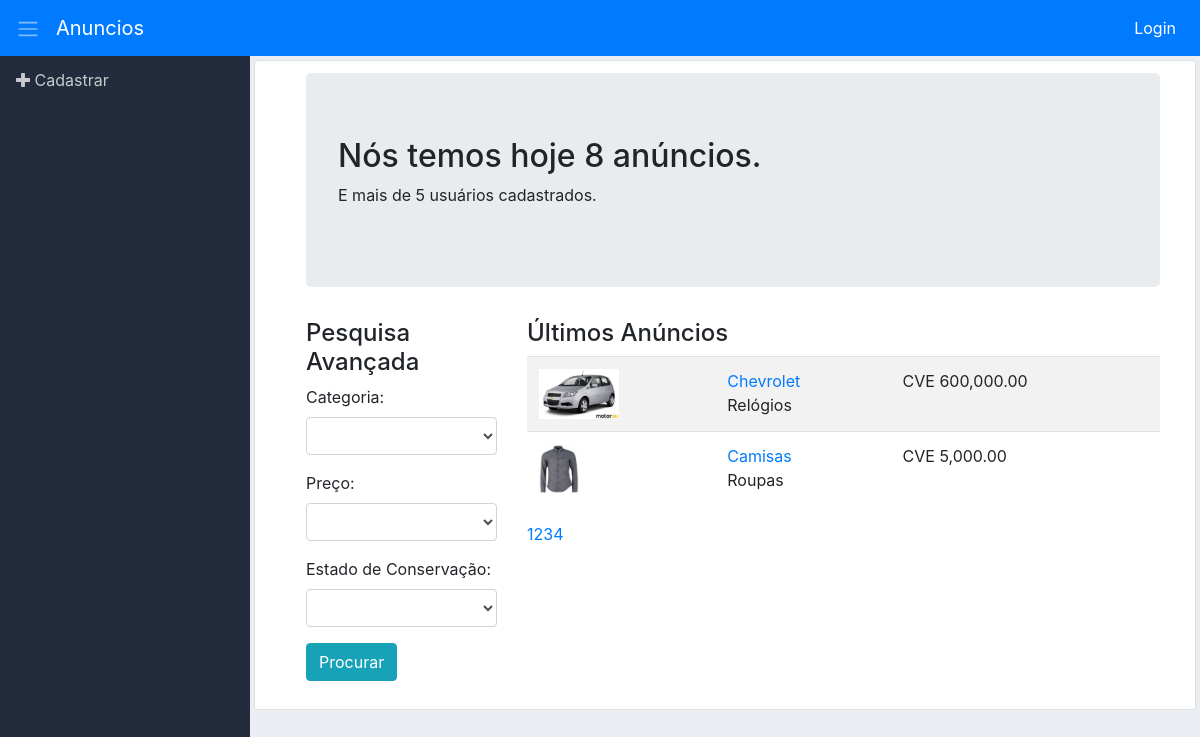
The page / on the database its author committed.
### tables this page shows
CREATE TABLE `anuncios` (
  `id` int(11) UNSIGNED NOT NULL,
  `id_usuario` int(11) NOT NULL,
  `id_categoria` int(11) NOT NULL,
  `titulo` varchar(100) DEFAULT NULL,
  `descricao` text DEFAULT NULL,
  `valor` float DEFAULT NULL,
  `estado` int(11) DEFAULT NULL
);

### classes/anuncios.class.php (called while the page is built, shortened)
<?php
class Anuncios {
	public function getTotalAnuncios($filtros) {
		global $pdo;
		$filtrostring = array('1=1');
		$sql = $pdo->prepare("SELECT COUNT(*) as c FROM anuncios WHERE ".implode(' AND ', $filtrostring));
		$sql->execute();
		$row = $sql->fetch();
		return $row['c'];
	}
	public function getUltimosAnuncios($page, $perPage, $filtros) {
		global $pdo;
		$offset = ($page - 1) * $perPage;
		$array = array();
		$filtrostring = array('1=1');
		$sql = $pdo->prepare("SELECT
			*,
			(select anuncios_imagens.url from anuncios_imagens where anuncios_imagens.id_anuncio = anuncios.id limit 1) as url,
			(select categorias.nome from categorias where categorias.id = anuncios.id_categoria) as categoria
			FROM anuncios WHERE ".implode(' AND ', $filtrostring)." ORDER BY id DESC LIMIT $offset, $perPage");
		$sql->execute();
		if($sql->rowCount() > 0) {
			$array = $sql->fetchAll();
		}
		return $array;
	}
}

### classes/usuarios.class.php (called while the page is built, shortened)
<?php
class Usuarios {
	public function getTotalUsuarios(){
		global $pdo;
		$sql = $pdo->query("SELECT COUNT(*) AS totalUsuarios FROM usuarios");
		$row = $sql->fetch();
		return $row['totalUsuarios'];
	}
}
?>

### classes/categorias.class.php (called while the page is built)
<?php
class Categorias {
	public function getLista() {
		$array = array();
		global $pdo;
		$sql = $pdo->query("SELECT * FROM categorias");
		if($sql->rowCount() > 0) {
			$array = $sql->fetchAll();
		}
		return $array;
	}
}
?>

### index.php (the view, shortened to what this page needs)
<?php require  'pages/header.php'?>
<?php require    'classes/usuarios.class.php';?>
        <div class="d-flex">
            <nav class="sidebar">
                <ul class="nav navbar-nav navbar-right">
                <?php if(isset($_SESSION['cLogin']) && !empty($_SESSION['cLogin'])): ?>
                    <li><a href="meus-anuncios.php"><i class="fas fa-newspaper"></i> Meus Anúncios</a></li>
                    <li><a href="sair.php"><i class="fas fa-sign-out-alt"></i> Sair</a></li>
                <?php else: ?>
                    <li><a href="cadastrar.php"><i class="fa fa-plus"></i> Cadastrar</a></li>
                <?php endif; ?>
            </ul>
            </nav>
            <div class="content p-1">
                <div class="list-group-item">
                    <div class="d-flex">
                        <div class="mr-auto p-2">
                    </div>
<?php
require 'classes/anuncios.class.php';
require 'classes/categorias.class.php';
$a = new Anuncios();
$u = new Usuarios();
$c = new Categorias();
$filtros = array(
    'categoria' => '',
    'preco' => '',
    'estado' => ''
);
$total_anuncios = $a->getTotalAnuncios($filtros);
$total_usuarios = $u->getTotalUsuarios();
$p = 1;
$por_pagina = 2;
$total_paginas = ceil($total_anuncios / $por_pagina);
$anuncios = $a->getUltimosAnuncios($p, $por_pagina, $filtros);
$categorias = $c->getLista();
?>
<div class="container-fluid">
    <div class="jumbotron">
        <h2>Nós temos hoje <?php echo $total_anuncios; ?> anúncios.</h2>
        <p>E mais de <?php echo $total_usuarios; ?> usuários cadastrados.</p>
    </div>
    <div class="row">
        <div class="col-sm-3">
            <h4>Pesquisa Avançada</h4>
            <form method="GET">
                <div class="form-group">
                    <label for="categoria">Categoria:</label>
                    <select id="categoria" name="filtros[categoria]" class="form-control">
                        <option></option>
                        <?php foreach($categorias as $cat): ?>
                        <option value="<?php echo $cat['id']; ?>" <?php echo ($cat['id']==$filtros['categoria'])?'selected="selected"':''; ?>><?php echo $cat['nome']; ?></option>
                        <?php endforeach; ?>
                    </select>
                </div>
                <div class="form-group">
                    <label for="preco">Preço:</label>
                    <select id="preco" name="filtros[preco]" class="form-control">
                        <option></option>
                        <option value="0-50" <?php echo ($filtros['preco']=='0-10000')?'selected="selected"':''; ?>>CVE 0 - 10000</option>
                    </select>
                </div>
                <div class="form-group">
                    <label for="estado">Estado de Conservação:</label>
                    <select id="estado" name="filtros[estado]" class="form-control">
                        <option></option>
                        <option value="0" <?php echo ($filtros['estado']=='0')?'selected="selected"':''; ?>>Novo</option>
                    </select>
                </div>
                <div class="form-group">
                    <input type="submit" class="btn btn-info" value="Procurar" />
                </div>
            </form>
        </div>
        <div class="col-sm-9">
            <h4>Últimos Anúncios</h4>
            <table class="table table-striped">
                <tbody>
                    <?php foreach($anuncios as $anuncio): ?>
                    <tr>
                        <td>
                            <?php if(!empty($anuncio['url'])): ?>
                            <img src="assets/images/anuncios/<?php echo $anuncio['url']; ?>" height="50" border="0" />
                            <?php else: ?>
                            <img src="assets/images/default.jpg" height="50" border="0" />
                            <?php endif; ?>
                        </td>
                        <td>
                            <a href="produto.php?id=<?php echo $anuncio['id']; ?>"><?php echo $anuncio['titulo']; ?></a><br/>
                            <?php echo $anuncio['categoria']; ?>
                        </td>
                        <td>CVE <?php echo number_format($anuncio['valor'], 2); ?></td>
                    </tr>
                    <?php endforeach; ?>
                </tbody>
            </table>
            <ul class="pagination">
                <?php for($q=1;$q<=$total_paginas;$q++): ?>
                <li class="<?php echo ($p==$q)?'active':''; ?>"><a href="index.php?p=<?php echo $q; ?>"><?php echo $q; ?></a></li>
                <?php endfor; ?>
            </ul>
        </div>
    </div>
</div>
</div>
</div>
</div>
<?php require 'pages/footer.php'; ?>

### assets/css/dashboard.css (style rules this page uses)
body { background-color: #eaeef3; }
.sidebar { background-color: #222c3c; min-width: 250px; max-width: 250px; min-height: calc(100vh - 56px); transition: all 0.3s; }
.sidebar ul li a { display: block; padding: 0.75rem 1rem; color: #c7cace; text-decoration: none; }
.content { width: 100%; }

### rows shown on the page
anuncios: shows a picture, titulo "Chevrolet", categoria "Relógios", valor "600,000.00"
anuncios: shows a picture, titulo "Camisas", categoria "Roupas", valor "5,000.00"

### other values the page prints
$total_anuncios "8"
$total_usuarios "5"
